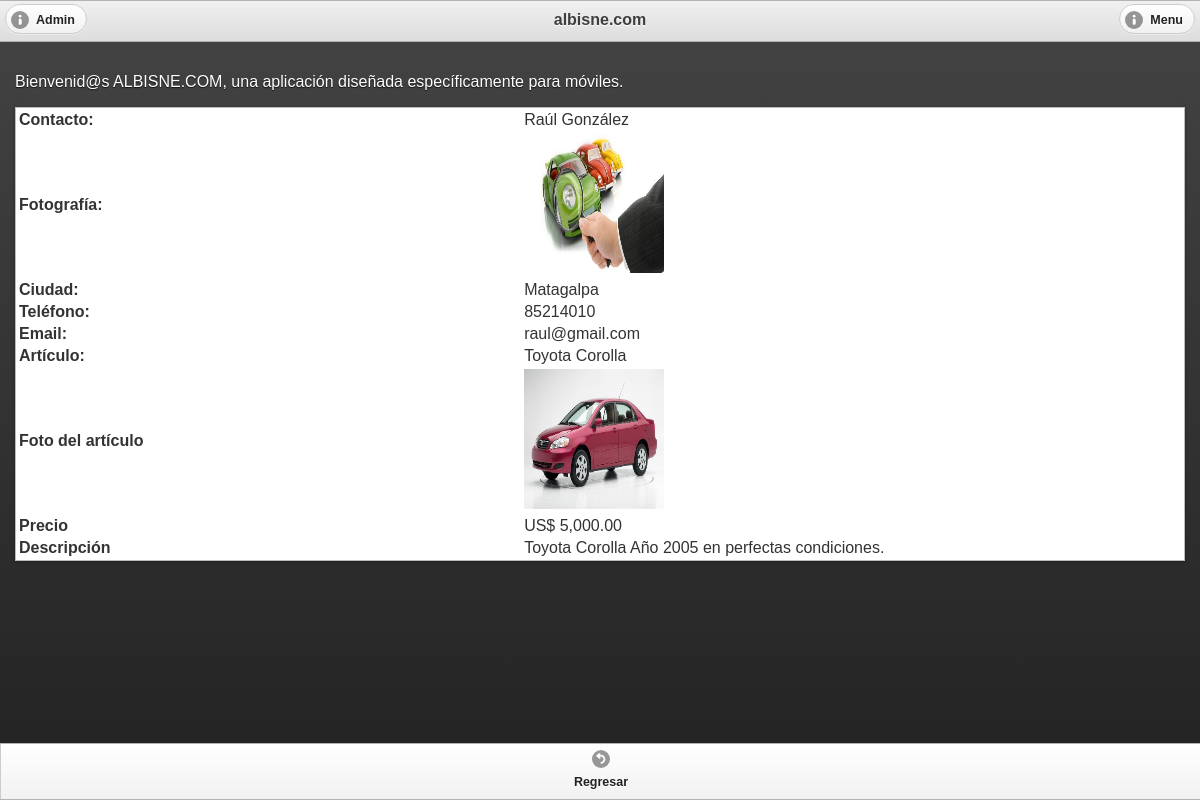
The app's page /detalles.php?idpro=00001 with its own data.
### tables this page shows
CREATE TABLE `productos` (
  `idpro` int(5) unsigned zerofill NOT NULL auto_increment,
  `idcat` int(2) unsigned zerofill NOT NULL,
  `nompro` varchar(45) NOT NULL,
  `descripcionpro` varchar(200) NOT NULL,
  `precio` decimal(8,2) NOT NULL,
  `foto` varchar(100) NOT NULL,
  `contactonom` varchar(50) NOT NULL,
  `contactoemail` varchar(50) NOT NULL,
  `telefono` varchar(8) NOT NULL,
  `ciudad` varchar(45) NOT NULL,
  `fotocontacto` varchar(100) NOT NULL,
  `moneda` char(3) NOT NULL,
  PRIMARY KEY  (`idpro`),
  KEY `FK_productos_categorias` (`idcat`),
  CONSTRAINT `FK_productos_categorias` FOREIGN KEY (`idcat`) REFERENCES `categorias` (`idcat`) ON DELETE CASCADE ON UPDATE CASCADE
);

### detalles.php (the view, shortened to what this page needs)
<?php
		include ("utils/conexion.php");
		$id = $_GET["idpro"];
		$sql = "SELECT * FROM productos WHERE idpro=".$id;
		$peticion = mysql_query($sql,$conexion);
		$fila = mysql_fetch_array($peticion);
?>
<!doctype html>
<html es>
<head>
	<link rel="stylesheet" type="text/css" href="jqm/jquery.mobile-1.2.0.css">
	<link rel="stylesheet" type="text/css" href="jqm/jquery.dataTables.min.css">
</head>
<body>
	<div data-role="page" data-theme="a" id="p1">
			<div data-role="content">
				<div data-role="header" data-theme="c" data-position="fixed">
				<h3>albisne.com</h3>
				<a href="#backend" data-rel="dialog" data-icon="info">Admin</a>
				<a href="#opciones" data-rel="dialog" data-icon="info">Menu</a>
			</div>
        	<p>Bienvenid@s ALBISNE.COM, una aplicación diseñada específicamente para móviles.</p>
			 <?php
		         echo '
			         <center>
			         <table width="100%" border="0" data-role="table" id="table-custom-2" data-mode="columntoggle" class="ui-body-d ui-shadow table-stripe ui-responsive" data-column-btn-theme="b" data-column-btn-text="Editar Columnas..." data-column-popup-theme="b">
			        <tr>
			           <td width="124" scope="col"><strong>Contacto:</strong></td>
			           <td width="163" scope="col">'.utf8_encode($fila["contactonom"]).'</td>
			        </tr>
			        <tr>
			           <td scope="row"><strong>Fotografía:</strong></td>
			           <td><img src="'.$fila["fotocontacto"].'" width="140" height="140px"></td>
			        </tr>
			        <tr>
			            <td scope="row"><strong>Ciudad:</strong></td>
			            <td>'.utf8_encode($fila["ciudad"]).'</td>
			        </tr>
			        <tr>
			             <td scope="row"><strong>Teléfono:</strong></td>
			             <td>'.$fila["telefono"].'</td>
			        </tr>
			        <tr>
			              <td scope="row"><strong>Email:</strong></td>
			              <td>'.$fila["contactoemail"].'</td>
			        </tr>
			        <tr>
			             <td scope="row"><strong>Artículo:</strong></td>
			             <td>'.utf8_encode($fila["nompro"]).'</td>
			        </tr>
			        <tr>
			             <td scope="row"><strong>Foto del artículo</strong></td>
			             <td><img src="'.$fila["foto"].'" width="140" height="140px"></td>
			        </tr>
			        <tr>
			             <td scope="row"><strong>Precio</strong></td>
			             <td>'.$fila["moneda"].' '.number_format($fila["precio"], 2, '.', ',').'</td>
			        </tr>
			        <tr>
			             <td scope="row"><strong>Descripción</strong></td>
			             <td>'.utf8_encode($fila["descripcionpro"]).'</td>
			        </tr>
			        </table>
			        </center>
		       ';
	         ?>
		</div>
		<div data-role="footer" data-position="fixed" data-theme="c">
        	<div data-role="navbar">
            <ul>
				<li><a href="#" data-rel="back" data-icon="back">Regresar</a></li>
            </ul>
            </div>
		</div>
	</div>
</body>
</html>

### records on screen
productos: contactonom "Raúl González", fotocontacto (picture), ciudad "Matagalpa", telefono "85214010", contactoemail "raul@gmail.com", nompro "Toyota Corolla", foto (picture), moneda "US$", precio "5,000.00", descripcionpro "Toyota Corolla Año 2005 en perfectas condiciones."
